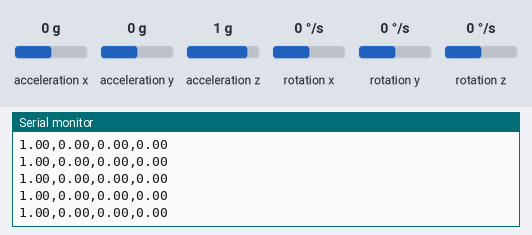
Bench run of a sketch on a simulated Arduino Uno, built with avr-gcc and run on an emulated ATmega328P. Shown: the last lines printed to the serial monitor. The test bench sets the inputs (shaded band); at power-on: acceleration x 0 g, rotation x 0 °/s, acceleration y 0 g, rotation y 0 °/s, acceleration z 1 g, rotation z 0 °/s.

Above: at 1.2 s.
1.3 s: acceleration x set to -1.4 g
At 2.2 s:
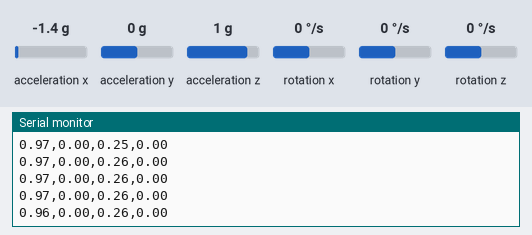
2.8 s: rotation x set to 100 °/s
At 3.3 s:
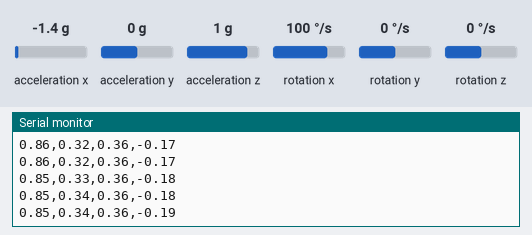
5.8 s: acceleration y set to -1.4 g
At 6.5 s:
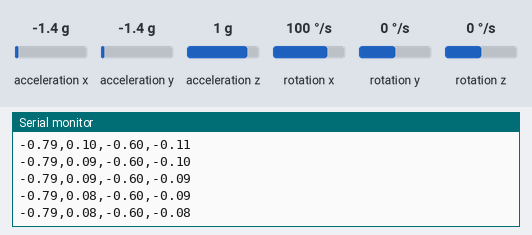
7.3 s: rotation y set to -100 °/s
At 8.0 s:
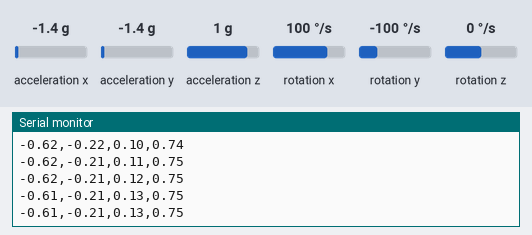
10.3 s: acceleration z set to -1.4 g
At 10.8 s:
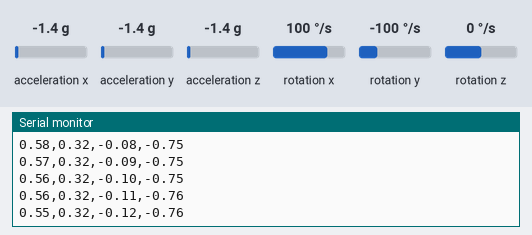
11.8 s: rotation z set to 100 °/s
At 12.3 s:
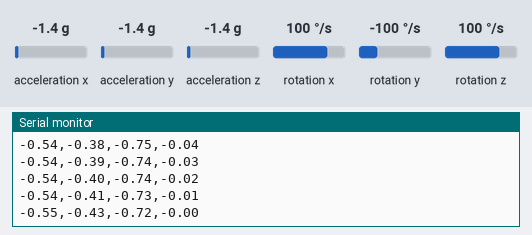
Timing chart, 0 to 14.8 s (numbered marks = the images above; inputs shaded):
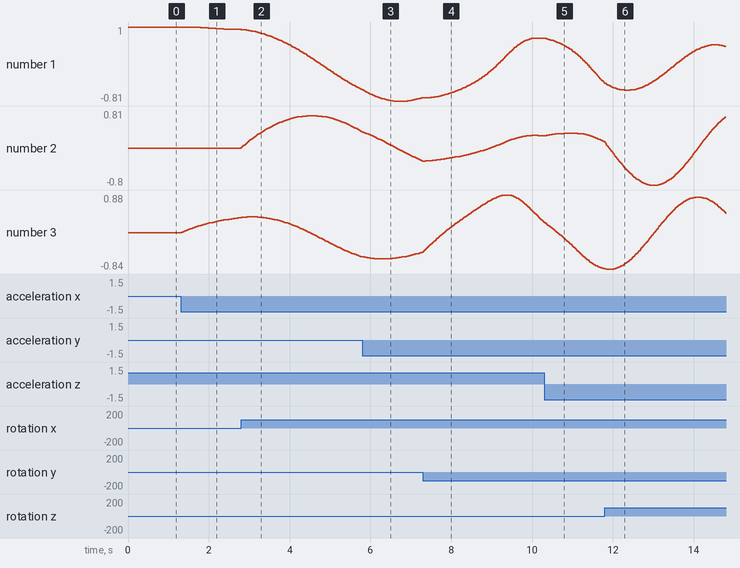

The sketch:

sketch_feb15a_copy.ino
```cpp
#include <Wire.h>
#include <MPU6050.h>

MPU6050 mpu;
float q0 = 1.0, q1 = 0.0, q2 = 0.0, q3 = 0.0;

float twoKp = 2.0 * 0.5;
float twoKi = 2.0 * 0.0;
float integralFBx = 0, integralFBy = 0, integralFBz = 0;

unsigned long lastTime;
float dt;

void setup() {
  Serial.begin(115200);
  Wire.begin();
  mpu.initialize();
  lastTime = millis();
}

void loop() {

  unsigned long now = millis();
  dt = (now - lastTime) / 1000.0;
  lastTime = now;

  int16_t ax, ay, az, gx, gy, gz;
  mpu.getMotion6(&ax, &ay, &az, &gx, &gy, &gz);

  float accX = ax / 16384.0;
  float accY = ay / 16384.0;
  float accZ = az / 16384.0;

  float gyroX = gx * PI / (180.0 * 131.0);
  float gyroY = gy * PI / (180.0 * 131.0);
  float gyroZ = gz * PI / (180.0 * 131.0);

  float norm = sqrt(accX*accX + accY*accY + accZ*accZ);
  if(norm == 0) return;
  accX /= norm;
  accY /= norm;
  accZ /= norm;

  float vx = 2*(q1*q3 - q0*q2);
  float vy = 2*(q0*q1 + q2*q3);
  float vz = q0*q0 - q1*q1 - q2*q2 + q3*q3;

  float ex = (accY * vz - accZ * vy);
  float ey = (accZ * vx - accX * vz);
  float ez = (accX * vy - accY * vx);

  integralFBx += twoKi * ex * dt;
  integralFBy += twoKi * ey * dt;
  integralFBz += twoKi * ez * dt;

  gyroX += twoKp * ex + integralFBx;
  gyroY += twoKp * ey + integralFBy;
  gyroZ += twoKp * ez + integralFBz;

  float qDot0 = 0.5 * (-q1*gyroX - q2*gyroY - q3*gyroZ);
  float qDot1 = 0.5 * ( q0*gyroX + q2*gyroZ - q3*gyroY);
  float qDot2 = 0.5 * ( q0*gyroY - q1*gyroZ + q3*gyroX);
  float qDot3 = 0.5 * ( q0*gyroZ + q1*gyroY - q2*gyroX);

  q0 += qDot0 * dt;
  q1 += qDot1 * dt;
  q2 += qDot2 * dt;
  q3 += qDot3 * dt;

  norm = sqrt(q0*q0 + q1*q1 + q2*q2 + q3*q3);
  q0 /= norm;
  q1 /= norm;
  q2 /= norm;
  q3 /= norm;

  Serial.print(q0); Serial.print(",");
  Serial.print(q1); Serial.print(",");
  Serial.print(q2); Serial.print(",");
  Serial.println(q3);

  delay(5);
}
```

Measured:
- after the input at 1.3 s, the serial monitor: prints a new line at once (image 1)
- after the input at 2.8 s, the serial monitor: prints a new line at once (image 2)
- plotted number 1: 1 → 0.94 after the input at 1.3 s, 0.94 → -0.53 after the input at 2.8 s
- plotted number 3: 0 → 0.35 after the input at 1.3 s, 0.35 → -0.56 after the input at 2.8 s
